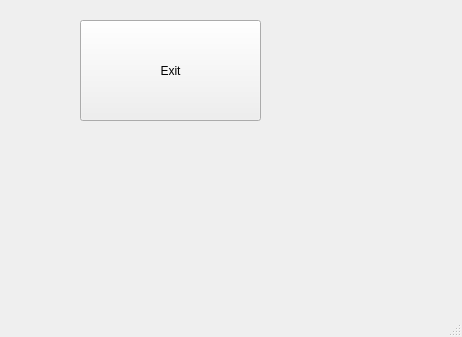
<?xml version="1.0" encoding="UTF-8"?>
<ui version="4.0">
 <class>MainWindow</class>
 <widget class="QMainWindow" name="MainWindow">
  <property name="geometry">
   <rect>
    <x>0</x>
    <y>0</y>
    <width>462</width>
    <height>337</height>
   </rect>
  </property>
  <property name="windowTitle">
   <string>MainWindow</string>
  </property>
  <widget class="QWidget" name="centralwidget">
   <widget class="QPushButton" name="btnExit">
    <property name="geometry">
     <rect>
      <x>80</x>
      <y>20</y>
      <width>181</width>
      <height>101</height>
     </rect>
    </property>
    <property name="text">
     <string>Exit</string>
    </property>
   </widget>
  </widget>
  <widget class="QMenuBar" name="menubar">
   <property name="geometry">
    <rect>
     <x>0</x>
     <y>0</y>
     <width>462</width>
     <height>21</height>
    </rect>
   </property>
  </widget>
  <widget class="QStatusBar" name="statusbar"/>
 </widget>
 <resources/>
 <connections/>
</ui>
